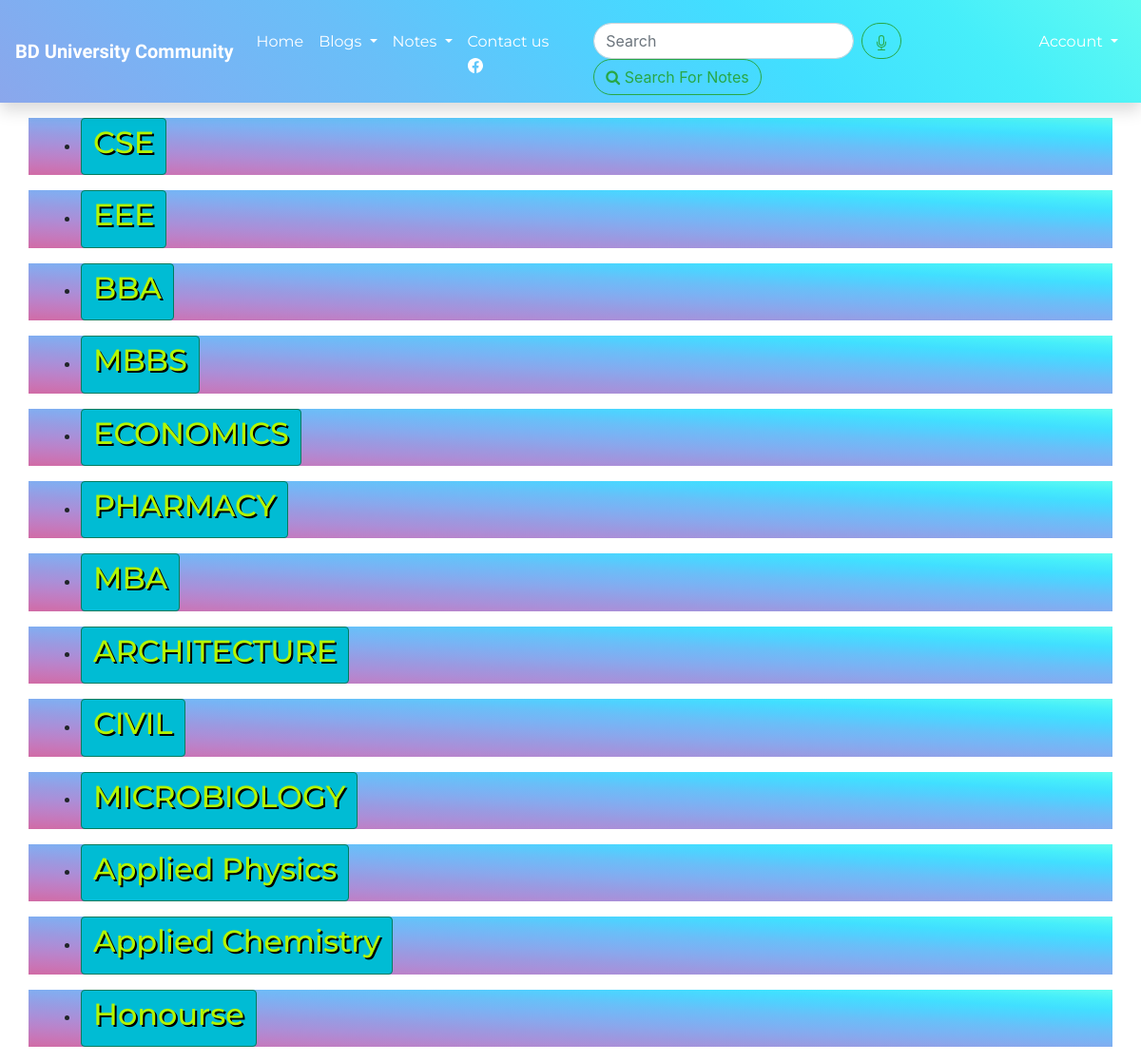
The app's page /notes/ with its own data.
### noteSellingApp/models.py (models this page shows, shortened)
class Standard(models.Model):
    name = models.CharField(max_length=100, unique=True)
    slug = models.SlugField(null=True, blank=True)
    description = models.TextField(max_length=500,blank=True)

### noteSellingApp/views.py (the view)
# urls.py: path('', views.StandardListView.as_view(), name='standard_list'),
class StandardListView(ListView):
    context_object_name = 'standards'
    model = Standard
    template_name = 'notesell/standard_list_view.html'

### templates/notesell/standard_list_view.html (shortened to what this page needs)
{% extends 'base.html' %}
{% block content %}
{% for standard in standards %}
     <div class='container mt-3 bg-dark'
      style="  background-image: linear-gradient(to right top, #d16ba5, #c777b9, #ba83ca, #aa8fd8, #9a9ae1, #8aa7ec, #79b3f4, #69bff8, #52cffe, #41dfff, #46eefa, #5ffbf1);">
<ul>
 <li>
<a href="{% url 'noteSellingApp:course_list' slug=standard.slug %}" class="btn btn-primary" style="background-color:#00bcd4;">
     <h2 style="font-family: 'Montserrat', sans-serif; color: rgb(180, 245, 0);text-shadow:2px 2px black;">
       {{ standard.name }}
    </h2>
</a>
    </div>
{% endfor %}
{% endblock  %}

### static/css/base.css (style rules this page uses)
* { transition: .5s; }
.btn-primary { color: #fff; background-color: #007b5e; border-color: #007b5e; }

### records on screen
Standard: name "CSE"
Standard: name "EEE"
Standard: name "BBA"
Standard: name "MBBS"
Standard: name "ECONOMICS"
Standard: name "PHARMACY"
Standard: name "MBA"
Standard: name "ARCHITECTURE"
Standard: name "CIVIL"
Standard: name "MICROBIOLOGY"
Standard: name "Applied Physics"
Standard: name "Applied Chemistry"
Standard: name "Honourse"
